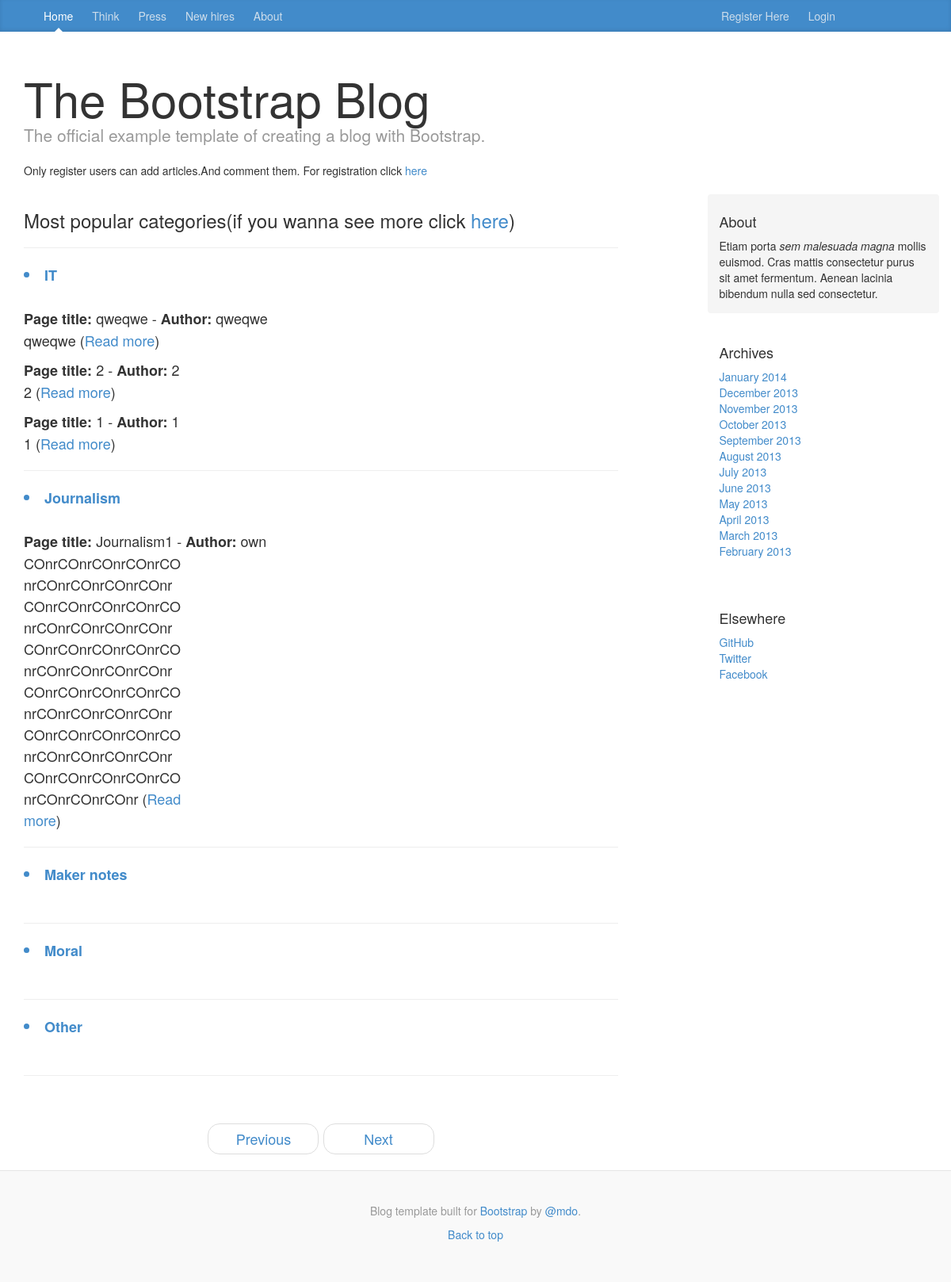
The page /blog/ on the database as committed earlier.
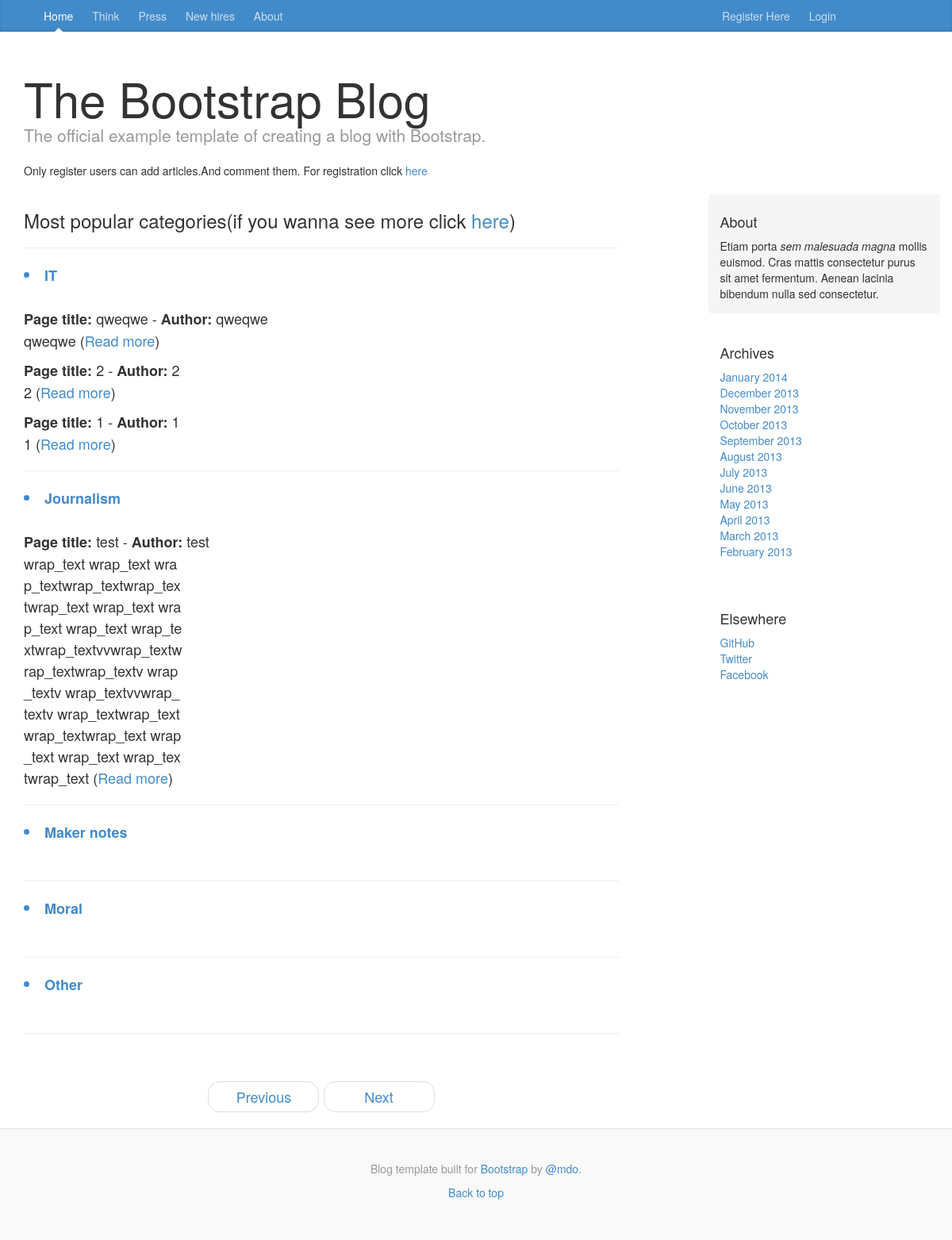
The same page on the database as committed later.
### blog/models.py (models this page shows, shortened)
class Category(models.Model):
    name = models.CharField(max_length=256,unique=True)
    slug = models.SlugField(unique=True)
    note_number = models.IntegerField(default=0)
    class Meta:
        verbose_name_plural = 'categories'

class Page(models.Model):
    category = models.ForeignKey(Category)
    id = models.IntegerField(primary_key=True)
    title = models.CharField(max_length=128)
    author = models.CharField(max_length=128)
    date_print = models.DateField(auto_now_add=True)
    content = models.CharField(max_length=5000,)
    views = models.IntegerField(default=0)
    likes = models.IntegerField(default=0)
    favorite = models.BooleanField(default=False)

### blog/views.py (the view)
def index(request):
    category_list = Category.objects.order_by('name')[:5]
    page_list = Page.objects.order_by('-title')[:5]
    context_dict = {'categories':category_list,'pages':page_list}
    return render(request,'blog/index.html',context_dict)

### template/blog/index.html (shortened to what this page needs)
{% extends 'blog/base.html' %}
{% block body_block %}
    <div class="blog-post">
        <h3>Most popular categories(if you wanna see more click  <a href="{% url 'categories_list' %}">here</a>)</h3>
    <hr>
        {% if categories %}
            {% for category  in categories %}
                <a href="{% url 'show_category' category.slug  %}"><li><strong>{{ category.name }}</strong></li></a><br>
                {% if pages %}
                        {% for page in pages %}
                            {% if page.category == category %}
                                    <strong>Page title:</strong> {{ page.title }} -
                                        <strong>Author:</strong> {{ page.author }}<br>
                                            <p id="wrap_text" >{{  page.content|wordwrap:254 }}
                                                (<a href="{% url 'show_page' page.id %}">Read more</a>)</p>
                            {% endif %}
                        {% endfor %} <hr>
                {% endif %}
            {% endfor %}
        {% else %}
            Something wrong
        {% endif %}
    </div>
  <ul class="pager">
    <li><a href="#">Previous</a></li>
    <li><a href="#">Next</a></li>
  </ul>
{% endblock %}

### template/blog/base.html (shortened to what this page needs)
<!DOCTYPE html>
{% load staticfiles %}
<html lang="en"><head><meta http-equiv="Content-Type" content="text/html; charset=UTF-8">
<link href="{% static 'css/blog.css'%}" rel="stylesheet">
<link href="{% static 'css/bootstrap.min.css' %}" rel="stylesheet">
<style id="holderjs-style" type="text/css"></style></head>
<body>
<div class="blog-masthead">
  <div class="container">
    <nav class="blog-nav col-sm-9">
      <a class="blog-nav-item active" href="{% url 'blog' %}">Home</a>
        {% if user.is_authenticated %}
            <a class="blog-nav-item" href="{% url 'categories_list' %}">Categories</a>
        {% else %}
            <a class="blog-nav-item" href="#">Think</a>
        {% endif %}
      <a class="blog-nav-item" href="#">Press</a>
      <a class="blog-nav-item" href="#">New hires</a>
      <a class="blog-nav-item" href="#">About</a>
    </nav>
    <nav class="blog-nav col-sm-3">
        {% if user.is_authenticated %}
            <a class="blog-nav-item" href="{% url 'add_category' %}">Add a New Category</a>
            <a class="blog-nav-item" href="{% url 'auth_logout' %}?next=/blog/">Logout</a>
        {% else %}
            <a class="blog-nav-item" href="{% url 'registration_register' %}">Register Here</a>
            <a class="blog-nav-item" href="{% url 'auth_login' %}">Login</a>
        {% endif %}
    </nav>
  </div>
</div>
<div class="container">
  <div class="blog-header">
    <h1 class="blog-title">The Bootstrap Blog</h1>
    <p class="lead blog-description">The official example template of creating a blog with Bootstrap.</p>
      {% if not user.is_authenticated %}
            Only register users can add articles.And comment them.
          For registration click <a href="{% url 'registration_register' %}">here</a>
      {% endif %}
  </div>
  <div class="row">
    <div class="col-sm-8 blog-main">
        {% block body_block %}
        {% endblock %}
    </div>
    <div class="col-sm-3 col-sm-offset-1 blog-sidebar">
      <div class="sidebar-module sidebar-module-inset">
        <h4>About</h4>
        <p>Etiam porta <em>sem malesuada magna</em> mollis euismod. Cras mattis consectetur purus sit amet fermentum. Aenean lacinia bibendum nulla sed consectetur.</p>
      </div>
      <div class="sidebar-module">
        <h4>Archives</h4>
        <ol class="list-unstyled">
          <li><a href="#">January 2014</a></li>
          <li><a href="#">December 2013</a></li>
          <li><a href="#">November 2013</a></li>
          <li><a href="#">October 2013</a></li>
          <li><a href="#">September 2013</a></li>
          <li><a href="#">August 2013</a></li>
          <li><a href="#">July 2013</a></li>
          <li><a href="#">June 2013</a></li>
          <li><a href="#">May 2013</a></li>
          <li><a href="#">April 2013</a></li>
          <li><a href="#">March 2013</a></li>
          <li><a href="#">February 2013</a></li>
        </ol>
      </div>
      <div class="sidebar-module">
        <h4>Elsewhere</h4>
        <ol class="list-unstyled">
          <li><a href="#">GitHub</a></li>
          <li><a href="#">Twitter</a></li>
          <li><a href="#">Facebook</a></li>
        </ol>
      </div>
    </div>
  </div>
</div>
<div class="blog-footer">
  <p>Blog template built for <a href="#">Bootstrap</a> by <a href="#">@mdo</a>.</p>
  <p>
    <a href="#">Back to top</a>
  </p>
</div>
</body>
</html>

### static/css/blog.css (style rules this page uses)
body { font-family: Georgia, "Times New Roman", Times, serif; color: #555; }
h1, .h1, h2, .h2, h3, .h3, h4, .h4, h5, .h5, h6, .h6 { margin-top: 0; font-family: "Helvetica Neue", Helvetica, Arial, sans-serif; font-weight: normal; color: #333; }
@media (min-width: 1200px) { .container { width: 970px; } }
.blog-masthead { background-color: #428bca; box-shadow: inset 0 -2px 5px rgba(0,0,0,.1); }
.blog-nav-item { position: relative; display: inline-block; padding: 10px; font-weight: 500; color: #cdddeb; }
.blog-nav .active { color: #fff; }
.blog-nav .active:after { position: absolute; bottom: 0; left: 50%; width: 0; height: 0; margin-left: -5px; vertical-align: middle; content: " "; border-right: 5px solid transparent; border-bottom: 5px solid; border-left: 5px solid transparent; }
.blog-header { padding-top: 20px; padding-bottom: 20px; }
.blog-title { margin-top: 30px; margin-bottom: 0; font-size: 60px; font-weight: normal; }
.blog-description { font-size: 20px; color: #999; }
.blog-main { font-size: 18px; line-height: 1.5; }
.sidebar-module { padding: 15px; margin: 0 -15px 15px; }
.sidebar-module-inset { padding: 15px; background-color: #f5f5f5; border-radius: 4px; }
.sidebar-module-inset p:last-child, .sidebar-module-inset ul:last-child, .sidebar-module-inset ol:last-child { margin-bottom: 0; }
#wrap_text { width: 200px; word-break: break-all; white-space: normal; }
.pager { margin-bottom: 60px; text-align: left; }
.pager > li > a { width: 140px; padding: 10px 20px; text-align: center; border-radius: 30px; }
.blog-post { margin-bottom: 60px; }
.blog-footer { padding: 40px 0; color: #999; text-align: center; background-color: #f9f9f9; border-top: 1px solid #e5e5e5; }

Rows that differ between the two databases and show on the page:
removed Page: title "Journalism1", author "own", content "COnrCOnrCOnrCOnrCOnrCOnrCOnrCOnrCOnrCOnrCOnrCOnrCOnrCOnrCOnrCOnrCOnrCOnrCOnrCOnrCOnrCOnrCOnrCOnrCOnrCOnrCOnrCOnrCOnrCOnrCOnrCOnrCOnrCOnrCOnrCOnrCOnrCOnrCOnrCOnrCOnrCOnrCOnrCOnrCOnrCOnrCOnrCOnrCOnrCOnrCOnrCOnrCOnr", shown under Category "Journalism"
added Page: title "test", author "test", content "wrap_text wrap_text wrap_textwrap_textwrap_textwrap_text wrap_text wrap_text wrap_text wrap_textwrap_textvvwrap_textwrap_textwrap_textv wrap_textv wrap_textvvwrap_textv wrap_textwrap_textwrap_textwrap_text wrap_text wrap_text wrap_textwrap_text", shown under Category "Journalism"
